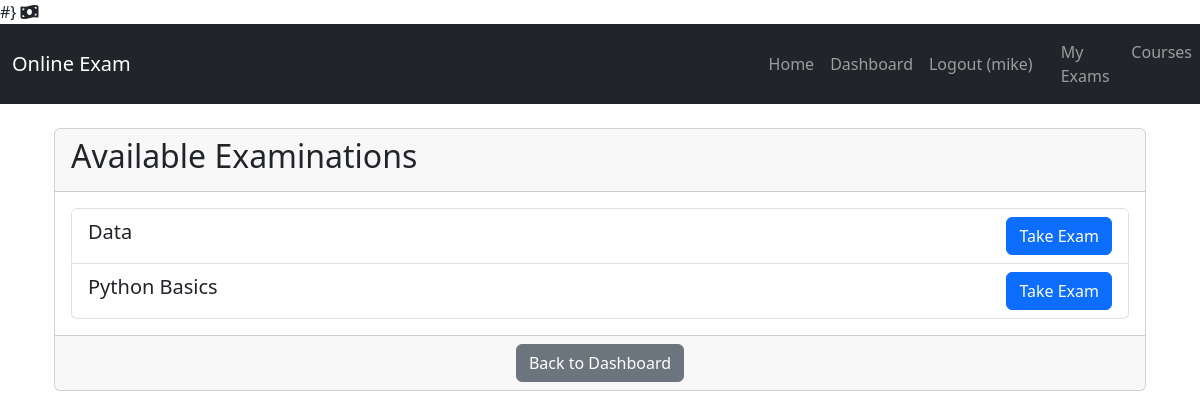
/student/exams/ (signed in), run on an earlier commit of the app's database.
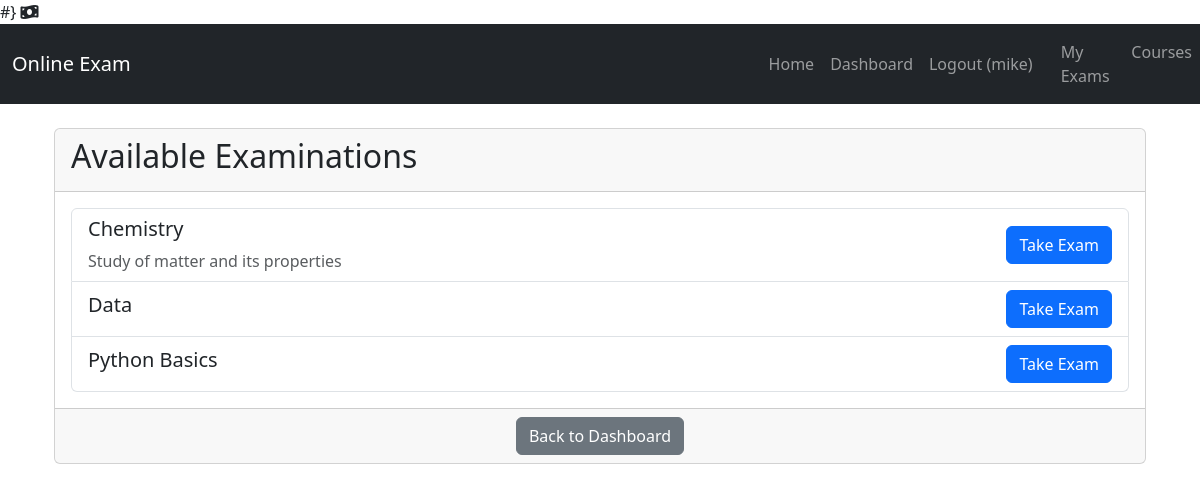
And on a later commit of the database.
### exam_app/models.py (models this page shows, shortened)
class Course(models.Model):
    name = models.CharField(max_length=200)
    description = models.TextField(blank=True)
    teacher = models.ForeignKey(User, on_delete=models.CASCADE, limit_choices_to={'is_teacher': True})
    is_active = models.BooleanField(default=True) # <-- Add this line
    time_limit_minutes = models.PositiveIntegerField(
        default=60, # Default to 60 minutes (1 hour)
        validators=[MinValueValidator(5), MaxValueValidator(240)], # Min 5 mins, Max 4 hours
        help_text="Time limit for the exam in minutes (e.g., 60 for 1 hour)."
    )
    created_at = models.DateTimeField(auto_now_add=True)
    updated_at = models.DateTimeField(auto_now=True)
    class Meta:
        unique_together = ('name', 'teacher') # Ensure a teacher cannot have two courses with the same name
        ordering = ['name']

### exam_app/views.py (the view)
# urls.py: path('student/exams/', views.student_exam_list, name='student_exam_list'), # <-- You need this line
@login_required
@user_passes_test(is_student)
def student_exam_list(request):
    available_exams = Course.objects.filter(is_active=True).order_by('name')
    context = {
        'courses': available_exams
    }
    return render(request, 'students/exam_list.html', context) # Renders the list of exams

### exam_app/views.py (called while the page is built)
def is_student(user):
    return user.is_authenticated and user.is_student

### exam_app/templates/students/exam_list.html (shortened to what this page needs)
{% extends 'base.html' %}
{% load static %}
{% block content %}
    <div class="container mt-4">
        <div class="card">
            <div class="card-header">
                <h2>Available Examinations</h2>
            </div>
            <div class="card-body">
                {% if courses %}
                    <div class="list-group">
                        {% for course in courses %}
                            <div class="list-group-item d-flex justify-content-between align-items-center">
                                <div>
                                    <h5>{{ course.name }}</h5>
                                    <p class="text-muted mb-0">{{ course.description }}</p>
                                </div>
                                <a href="#" class="btn btn-primary">Take Exam</a>
                            </div>
                        {% endfor %}
                    </div>
                {% else %}
                    <div class="alert alert-info" role="alert">
                        No exams are currently available.
                    </div>
                {% endif %}
            </div>
            <div class="card-footer text-center">
                <a href="{% url 'exam_app:student_dashboard' %}" class="btn btn-secondary">Back to Dashboard</a>
            </div>
        </div>
    </div>
{% endblock %}

What changed in the data, as far as the page shows it:
added Course: name "Chemistry", description "Study of matter and its properties"
